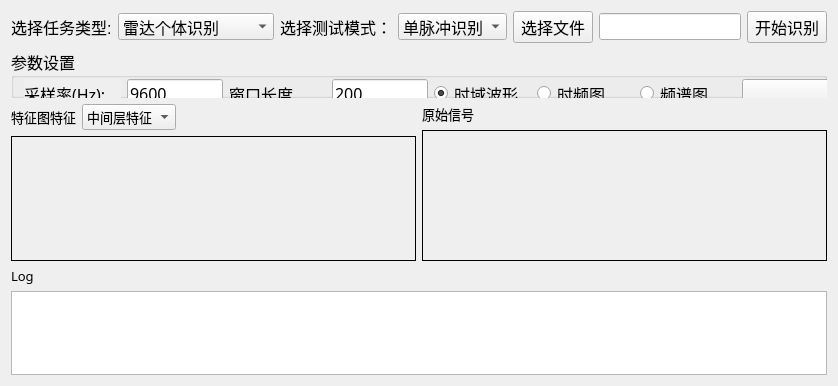
      <widget class="QWidget" name="tab_3">
       <attribute name="title">
        <string>信号识别</string>
       </attribute>
       <layout class="QGridLayout" name="gridLayout_7">
        <item row="0" column="0">
         <layout class="QGridLayout" name="gridLayout_5" rowstretch="1,0,13,9">
          <item row="0" column="0">
           <layout class="QHBoxLayout" name="horizontalLayout_4" stretch="0,0,0,0,0,6,0">
            <item>
             <widget class="QLabel" name="label_41">
              <property name="sizePolicy">
               <sizepolicy hsizetype="Expanding" vsizetype="Preferred">
                <horstretch>1</horstretch>
                <verstretch>0</verstretch>
               </sizepolicy>
              </property>
              <property name="font">
               <font>
                <family>Arial</family>
                <pointsize>12</pointsize>
               </font>
              </property>
              <property name="autoFillBackground">
               <bool>true</bool>
              </property>
              <property name="text">
               <string>选择任务类型:</string>
              </property>
             </widget>
            </item>
            <item>
             <widget class="QComboBox" name="comboBox_task">
              <property name="font">
               <font>
                <family>Arial</family>
                <pointsize>12</pointsize>
               </font>
              </property>
              <item>
               <property name="text">
                <string>雷达个体识别</string>
               </property>
              </item>
              <item>
               <property name="text">
                <string>雷达行为识别</string>
               </property>
              </item>
              <item>
               <property name="text">
                <string>雷达威胁等级识别</string>
               </property>
              </item>
             </widget>
            </item>
            <item>
             <widget class="QLabel" name="label_mod">
              <property name="font">
               <font>
                <family>Arial</family>
                <pointsize>12</pointsize>
               </font>
              </property>
              <property name="text">
               <string>选择测试模式：</string>
              </property>
             </widget>
            </item>
            <item>
             <widget class="QComboBox" name="comboBox_mod">
              <property name="font">
               <font>
                <family>Arial</family>
                <pointsize>12</pointsize>
               </font>
              </property>
              <item>
               <property name="text">
                <string>单脉冲识别</string>
               </property>
              </item>
              <item>
               <property name="text">
                <string>批量识别</string>
               </property>
              </item>
             </widget>
            </item>
            <item>
             <widget class="QPushButton" name="pushButton_path">
              <property name="font">
               <font>
                <family>Arial</family>
                <pointsize>12</pointsize>
               </font>
              </property>
              <property name="text">
               <string>选择文件</string>
              </property>
             </widget>
            </item>
            <item>
             <widget class="QLineEdit" name="lineEdit_path">
              <property name="sizePolicy">
               <sizepolicy hsizetype="Expanding" vsizetype="Fixed">
                <horstretch>1</horstretch>
                <verstretch>0</verstretch>
               </sizepolicy>
              </property>
              <property name="font">
               <font>
                <family>Arial</family>
                <pointsize>12</pointsize>
               </font>
              </property>
              <property name="focusPolicy">
               <enum>Qt::NoFocus</enum>
              </property>
              <property name="text">
               <string/>
              </property>
             </widget>
            </item>
            <item>
             <widget class="QPushButton" name="pushButton_recognition">
              <property name="font">
               <font>
                <family>Arial</family>
                <pointsize>12</pointsize>
               </font>
              </property>
              <property name="text">
               <string>开始识别</string>
              </property>
             </widget>
            </item>
           </layout>
          </item>
          <item row="2" column="0">
           <layout class="QHBoxLayout" name="horizontalLayout_13">
            <item>
             <layout class="QVBoxLayout" name="verticalLayout_3">
              <item>
               <layout class="QHBoxLayout" name="horizontalLayout_5" stretch="0,0,0">
                <item>
                 <widget class="QLabel" name="label_3">
                  <property name="font">
                   <font>
                    <family>Adobe Devanagari</family>
                    <pointsize>10</pointsize>
                   </font>
                  </property>
                  <property name="text">
                   <string>特征图特征</string>
                  </property>
                 </widget>
                </item>
                <item>
                 <widget class="QComboBox" name="comboBox_choose_feature">
                  <property name="enabled">
                   <bool>true</bool>
                  </property>
                  <property name="font">
                   <font>
                    <family>Adobe Devanagari</family>
                    <pointsize>10</pointsize>
                   </font>
                  </property>
                  <item>
                   <property name="text">
                    <string>中间层特征</string>
                   </property>
                  </item>
                  <item>
                   <property name="text">
                    <string>热力图</string>
                   </property>
                  </item>
                  <item>
                   <property name="text">
                    <string>tsne</string>
                   </property>
                  </item>
                 </widget>
                </item>
                <item>
                 <spacer name="horizontalSpacer_5">
                  <property name="orientation">
                   <enum>Qt::Horizontal</enum>
                  </property>
                  <property name="sizeHint" stdset="0">
                   <size>
                    <width>40</width>
                    <height>20</height>
                   </size>
                  </property>
                 </spacer>
                </item>
               </layout>
              </item>
              <item>
               <widget class="QLabel" name="label_featuremap">
                <property name="sizePolicy">
                 <sizepolicy hsizetype="Expanding" vsizetype="Expanding">
                  <horstretch>2</horstretch>
                  <verstretch>3</verstretch>
                 </sizepolicy>
                </property>
                <property name="font">
                 <font>
                  <family>Agency FB</family>
                  <pointsize>8</pointsize>
                 </font>
                </property>
                <property name="styleSheet">
                 <string notr="true">border-width: 1px;
border-style: solid;
border-color: rgb(0, 0, 0)</string>
                </property>
               </widget>
              </item>
             </layout>
            </item>
            <item>
             <layout class="QVBoxLayout" name="verticalLayout_4">
              <item>
               <widget class="QLabel" name="label_4">
                <property name="font">
                 <font>
                  <family>Adobe Devanagari</family>
                  <pointsize>10</pointsize>
                 </font>
                </property>
                <property name="text">
                 <string>原始信号</string>
                </property>
               </widget>
              </item>
              <item>
               <widget class="QLabel" name="label_signal">
                <property name="sizePolicy">
                 <sizepolicy hsizetype="Expanding" vsizetype="Expanding">
                  <horstretch>2</horstretch>
                  <verstretch>3</verstretch>
                 </sizepolicy>
                </property>
                <property name="font">
                 <font>
                  <family>Agency FB</family>
                  <pointsize>8</pointsize>
                 </font>
                </property>
                <property name="styleSheet">
                 <string notr="true">border-width: 1px;
border-style: solid;
border-color: rgb(0, 0, 0)</string>
                </property>
               </widget>
              </item>
             </layout>
            </item>
           </layout>
          </item>
          <item row="3" column="0">
           <layout class="QVBoxLayout" name="verticalLayout_2">
            <item>
             <widget class="QLabel" name="label_2">
              <property name="font">
               <font>
                <family>Adobe Devanagari</family>
                <pointsize>10</pointsize>
               </font>
              </property>
              <property name="text">
               <string>Log</string>
              </property>
             </widget>
            </item>
            <item>
             <widget class="QTextEdit" name="textEdit_log_3">
              <property name="sizePolicy">
               <sizepolicy hsizetype="Expanding" vsizetype="Expanding">
                <horstretch>1</horstretch>
                <verstretch>7</verstretch>
               </sizepolicy>
              </property>
              <property name="font">
               <font>
                <family>黑体</family>
                <pointsize>18</pointsize>
               </font>
              </property>
              <property name="readOnly">
               <bool>true</bool>
              </property>
             </widget>
            </item>
           </layout>
          </item>
          <item row="1" column="0">
           <widget class="QGroupBox" name="groupBox_7">
            <property name="sizePolicy">
             <sizepolicy hsizetype="Expanding" vsizetype="Expanding">
              <horstretch>1</horstretch>
              <verstretch>2</verstretch>
             </sizepolicy>
            </property>
            <property name="font">
             <font>
              <family>楷体_GB2312</family>
              <pointsize>12</pointsize>
             </font>
            </property>
            <property name="title">
             <string>参数设置</string>
            </property>
            <widget class="QWidget" name="layoutWidget">
             <property name="geometry">
              <rect>
               <x>13</x>
               <y>30</y>
               <width>1491</width>
               <height>29</height>
              </rect>
             </property>
             <layout class="QHBoxLayout" name="horizontalLayout_6" stretch="0,0,0,0,0,0,0,8">
              <item>
               <widget class="QLabel" name="label_28">
                <property name="sizePolicy">
                 <sizepolicy hsizetype="Expanding" vsizetype="Preferred">
                  <horstretch>1</horstretch>
                  <verstretch>0</verstretch>
                 </sizepolicy>
                </property>
                <property name="font">
                 <font>
                  <family>楷体_GB2312</family>
                  <pointsize>12</pointsize>
                 </font>
                </property>
                <property name="autoFillBackground">
                 <bool>true</bool>
                </property>
                <property name="text">
                 <string>采样率(Hz):</string>
                </property>
               </widget>
              </item>
              <item>
               <widget class="QLineEdit" name="lineEdit_Fs_2">
                <property name="sizePolicy">
                 <sizepolicy hsizetype="Expanding" vsizetype="Fixed">
                  <horstretch>1</horstretch>
                  <verstretch>0</verstretch>
                 </sizepolicy>
                </property>
                <property name="font">
                 <font>
                  <family>楷体_GB2312</family>
                  <pointsize>12</pointsize>
                 </font>
                </property>
                <property name="text">
                 <string>9600</string>
                </property>
               </widget>
              </item>
              <item>
               <widget class="QLabel" name="label_windowlength_2">
                <property name="sizePolicy">
                 <sizepolicy hsizetype="Expanding" vsizetype="Preferred">
                  <horstretch>1</horstretch>
                  <verstretch>2</verstretch>
                 </sizepolicy>
                </property>
                <property name="font">
                 <font>
                  <family>楷体_GB2312</family>
                  <pointsize>12</pointsize>
                 </font>
                </property>
                <property name="text">
                 <string>窗口长度</string>
                </property>
               </widget>
              </item>
              <item>
               <widget class="QLineEdit" name="lineEdit_windowlength_3">
                <property name="sizePolicy">
                 <sizepolicy hsizetype="Expanding" vsizetype="Fixed">
                  <horstretch>1</horstretch>
                  <verstretch>0</verstretch>
                 </sizepolicy>
                </property>
                <property name="font">
                 <font>
                  <family>楷体_GB2312</family>
                  <pointsize>12</pointsize>
                 </font>
                </property>
                <property name="text">
                 <string>200</string>
                </property>
               </widget>
              </item>
              <item>
               <widget class="QRadioButton" name="radioButton_time_3">
                <property name="sizePolicy">
                 <sizepolicy hsizetype="Expanding" vsizetype="Fixed">
                  <horstretch>1</horstretch>
                  <verstretch>0</verstretch>
                 </sizepolicy>
                </property>
                <property name="font">
                 <font>
                  <family>楷体_GB2312</family>
                  <pointsize>12</pointsize>
                 </font>
                </property>
                <property name="text">
                 <string>时域波形</string>
                </property>
                <property name="checked">
                 <bool>true</bool>
                </property>
               </widget>
              </item>
              <item>
               <widget class="QRadioButton" name="radioButton_TF_3">
                <property name="sizePolicy">
                 <sizepolicy hsizetype="Expanding" vsizetype="Expanding">
                  <horstretch>1</horstretch>
                  <verstretch>1</verstretch>
                 </sizepolicy>
                </property>
                <property name="font">
                 <font>
                  <family>楷体_GB2312</family>
                  <pointsize>12</pointsize>
                 </font>
                </property>
                <property name="text">
                 <string>时频图</string>
                </property>
                <property name="checked">
                 <bool>false</bool>
                </property>
               </widget>
              </item>
              <item>
               <widget class="QRadioButton" name="radioButton_PP_3">
                <property name="sizePolicy">
                 <sizepolicy hsizetype="Expanding" vsizetype="Expanding">
                  <horstretch>1</horstretch>
                  <verstretch>1</verstretch>
                 </sizepolicy>
                </property>
                <property name="font">
                 <font>
                  <family>楷体_GB2312</family>
                  <pointsize>12</pointsize>
                 </font>
                </property>
                <property name="text">
                 <string>频谱图</string>
                </property>
                <property name="checked">
                 <bool>false</bool>
                </property>
               </widget>
              </item>
              <item>
               <widget class="QComboBox" name="comboBox">
                <property name="font">
                 <font>
                  <family>楷体_GB2312</family>
                  <pointsize>12</pointsize>
                 </font>
                </property>
               </widget>
              </item>
             </layout>
            </widget>
           </widget>
          </item>
         </layout>
        </item>
       </layout>
      </widget>
